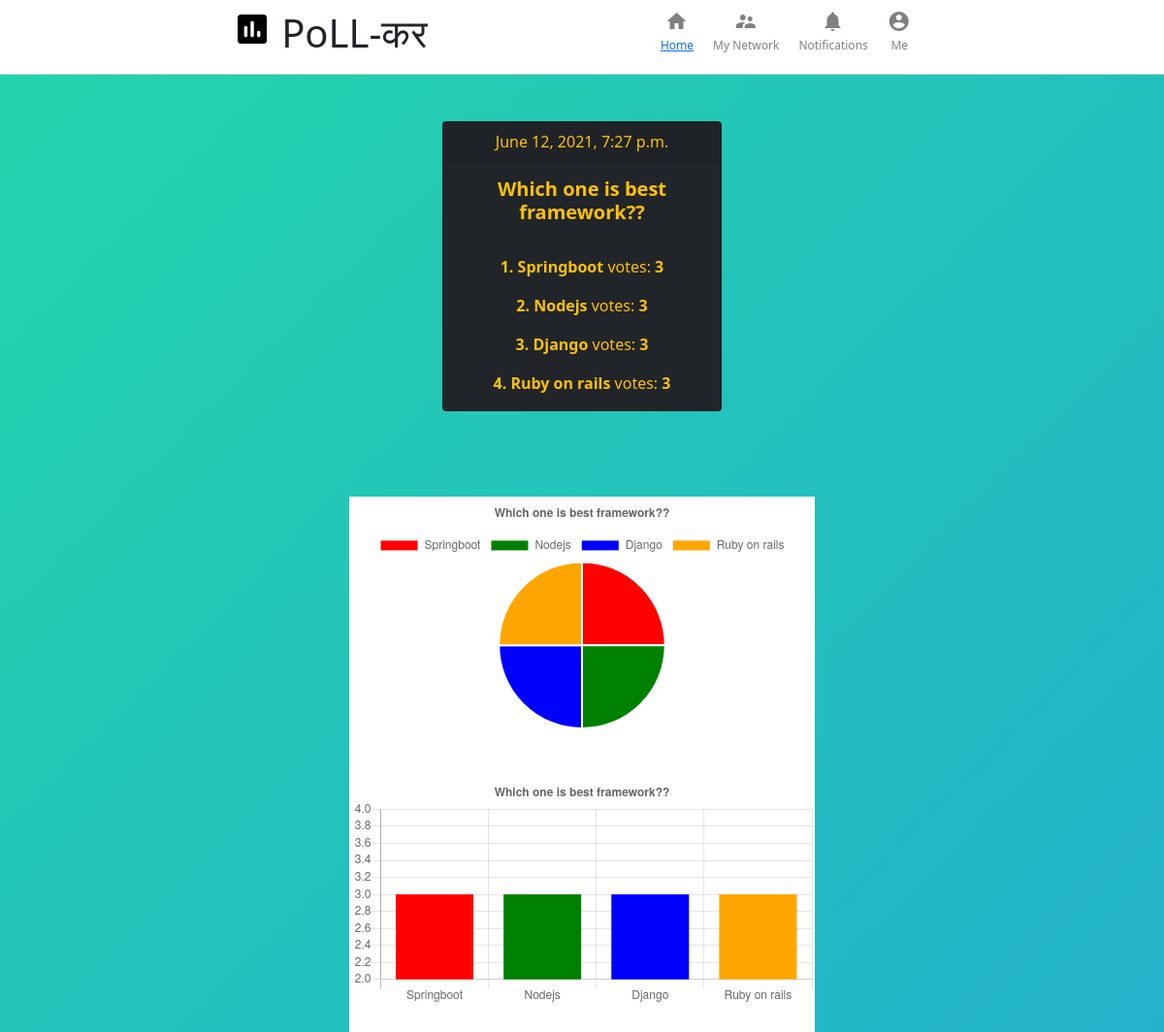
The app's page /results/9 with its own data.
### main/models.py (models this page shows, shortened)
class Poll(models.Model):
    question = models.TextField()
    datetime = models.DateTimeField(auto_now=True)
    option_one = models.CharField(max_length=56)
    option_two = models.CharField(max_length=56)
    option_three = models.CharField(max_length=56)
    option_four = models.CharField(max_length=56)
    option_one_count = models.IntegerField(default=0)
    option_two_count = models.IntegerField(default=0)
    option_three_count = models.IntegerField(default=0)
    option_four_count = models.IntegerField(default=0)

### main/views.py (the view)
# urls.py: path('results/<int:pk>', views.results, name= 'result' ),
def results(request, pk):
    poll = models.Poll.objects.get(pk=pk)
    context = {
        'poll': poll
    }
    return render( request, 'main/results.html', context)

### templates/main/results.html (shortened to what this page needs)
{% load static %}
<!DOCTYPE html>
<html lang="en">
<head>
    <link rel="stylesheet" href="{% static 'css/index.css' %}" />
    <link href="https://cdn.jsdelivr.net/npm/bootstrap@5.0.1/dist/css/bootstrap.min.css" rel="stylesheet">
    <link rel="stylesheet" href="{% static 'css/style.css' %}">
</head>
<body>
    <div class="header">
        <div class="header__left">
            <img src="{% static 'img/logo1.png' %}" alt="" />
            <h1>PoLL-कर</h1>
        </div>
        <div class="header__right">
            <div class="headerOption">
                <i class="material-icons headerOption__icon"> home </i>
                <h3><a class="active" href="{% url 'allpolls' %}">Home</a></h3>
            </div>
            <div class="headerOption">
                <i class="material-icons headerOption__icon"> supervisor_account </i>
                <h3>My Network</h3>
            </div>
            <div class="headerOption">
                <i class="material-icons headerOption__icon"> notifications </i>
                <h3>Notifications</h3>
            </div>
            <div class="headerOption">
                <i class="material-icons headerOption__icon"> account_circle </i>
                <h3>Me</h3>
            </div>
        </div>
    </div>
<br><br>
    <center>
        <div class="card text-warning bg-dark mb-3" style="max-width: 18rem;">
            <div class="card-header">{{ poll.datetime }}</div>
            <div class="card-body">
                <h5 class="card-title"><strong>{{ poll.question }}</strong></h5><br>
                <p class="card-text"><strong>1. {{ poll.option_one }}</strong> votes: <strong>{{ poll.option_one_count }}</strong></p>
                <p class="card-text"><strong>2. {{ poll.option_two }}</strong> votes: <strong>{{ poll.option_two_count }}</strong></p>
                <p class="card-text"><strong>3. {{ poll.option_three }}</strong> votes: <strong>{{ poll.option_three_count}}</strong></p>
                <p class="card-text"><strong>4. {{ poll.option_four }}</strong> votes: <strong>{{ poll.option_four_count }}</strong></p>
            </div>
        </div><br><br><br>
        <div style=" display: block; justify-content:start; background-color: rgb(255, 255, 255); width: 40vw; height: fit-content; ">
            <canvas style=" font-weight: bold;"  id="piechart" style="width:100%;max-width:600px"></canvas><br><br>
            <canvas style=" font-weight: bold;"  id="bargraph" style="width:100%;max-width:600px"></canvas><br>
        </div>
    </center>
    <script>
        var xValues = ["{{ poll.option_one }}", "{{ poll.option_two }}", "{{ poll.option_three }}", "{{ poll.option_four }}"];
        var yValues = ["{{ poll.option_one_count }}" ,"{{ poll.option_two_count }}", "{{ poll.option_three_count}}", "{{ poll.option_four_count }}" ];//vote for each option
        var barColors = ["red", "green","blue","orange"];
        new Chart("bargraph", {
          type: "bar",
          data: {
            labels: xValues,
            datasets: [{
              backgroundColor: barColors,
              data: yValues
            }]
          },
          options: {
            legend: {display: false},
            title: {
              display: true,
              text: "{{ poll.question }}"
            }
          }
        });
        </script>
    <script>
    var xValues = ["{{ poll.option_one }}", "{{ poll.option_two }}", "{{ poll.option_three }}", "{{ poll.option_four }}"];
    var yValues = [{{ poll.option_one_count }} ,{{ poll.option_two_count }}, {{ poll.option_three_count}}, {{ poll.option_four_count }} ];//vote for each option
    var barColors = ["red", "green","blue","orange"];
    new Chart("piechart", {
      type: "pie",
      data: {
        labels: xValues,
        datasets: [{
          backgroundColor: barColors,
          data: yValues
        }]
      },
      options: {
        legend: {display: true},
        title: {
          display: true,
          text: "{{ poll.question }}"
        }
      }
    });
    </script>
</body>
</html>

### static/css/index.css (style rules this page uses)
* { margin: 0; padding: 0; }
body { background-repeat: no-repeat; background: linear-gradient(-45deg, #ee7752, #e73c7e, #23a6d5, #23d5ab); background-size: 400% 400%; animation: gradient 15s ease infinite; display: flex; flex-direction: column; align-items: center; }
.header__left img { object-fit: contain; height: 40px; margin-right: 10px; }
.header { width: 100%; display: flex; position: sticky; top: 0; z-index: 999; justify-content: space-evenly; border-bottom: 0.1px solid lightgray; padding-top: 10px; padding-bottom: 10px; width: 100%; background-color: white; }
.header__left { display: flex; }
.header__right { display: flex; }
.headerOption { display: flex; flex-direction: column; align-items: center; margin-right: 20px; color: gray; cursor: pointer; }
.headerOption h3 { font-size: 12px; margin-top: 10px; font-weight: 400; }
.headerOption__icon { margin-right: 5px; height: 20px; width: 20px; }

### static/css/style.css (style rules this page uses)
* { margin: 0; padding: 0; }
body { background-repeat: no-repeat; background: linear-gradient(-45deg, #ee7752, #e73c7e, #23a6d5, #23d5ab); background-size: 400% 400%; animation: gradient 15s ease infinite; }

### records on screen
Poll: datetime "June 12, 2021, 7:27 p.m.", question "Which one is best framework??", option_one "Springboot", option_one_count "3", option_two "Nodejs", option_two_count "3", option_three "Django", option_three_count "3", option_four "Ruby on rails", option_four_count "3"

### other values on screen
chart data {{ poll.option_one }} Springboot
chart data {{ poll.option_two }} Nodejs
chart data {{ poll.option_three }} Django
chart data {{ poll.option_four }} Ruby on rails
